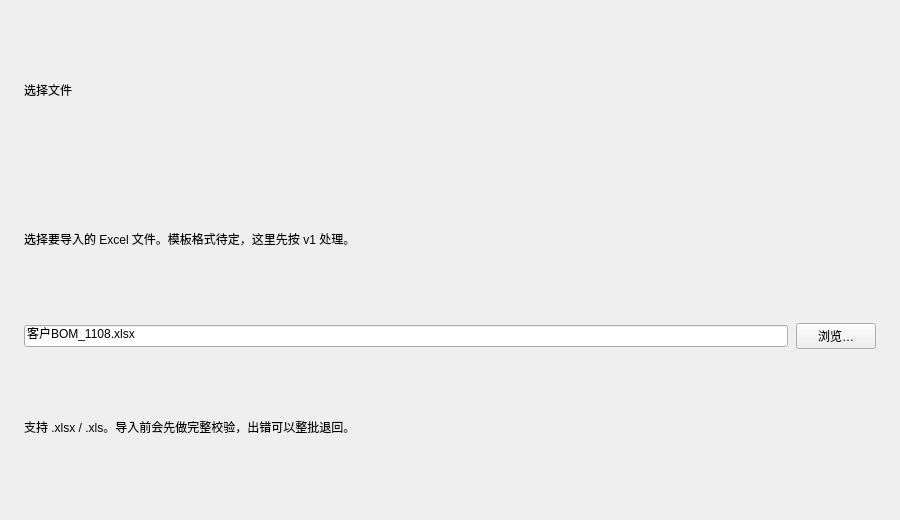
<?xml version="1.0" encoding="UTF-8"?>
<ui version="4.0">
 <class>WizardFilePage</class>
 <widget class="QWidget" name="WizardFilePage">
  <property name="geometry">
   <rect>
    <x>0</x>
    <y>0</y>
    <width>900</width>
    <height>520</height>
   </rect>
  </property>
  <layout class="QVBoxLayout" name="rootLayout">
   <property name="spacing">
    <number>8</number>
   </property>
   <property name="leftMargin">
    <number>24</number>
   </property>
   <property name="topMargin">
    <number>20</number>
   </property>
   <property name="rightMargin">
    <number>24</number>
   </property>
   <property name="bottomMargin">
    <number>16</number>
   </property>
   <item>
    <widget class="QLabel" name="title">
     <property name="kind" stdset="0">
      <string>h1</string>
     </property>
     <property name="text">
      <string>选择文件</string>
     </property>
    </widget>
   </item>
   <item>
    <widget class="QLabel" name="subtitle">
     <property name="kind" stdset="0">
      <string>muted</string>
     </property>
     <property name="text">
      <string>选择要导入的 Excel 文件。模板格式待定，这里先按 v1 处理。</string>
     </property>
    </widget>
   </item>
   <item>
    <spacer name="titleSpacer">
     <property name="orientation">
      <enum>Qt::Vertical</enum>
     </property>
     <property name="sizeType">
      <enum>QSizePolicy::Fixed</enum>
     </property>
     <property name="sizeHint" stdset="0">
      <size>
       <width>20</width>
       <height>6</height>
      </size>
     </property>
    </spacer>
   </item>
   <item>
    <layout class="QHBoxLayout" name="fileRow">
     <item>
      <widget class="QLineEdit" name="fileNameEdit">
       <property name="text">
        <string>客户BOM_1108.xlsx</string>
       </property>
      </widget>
     </item>
     <item>
      <widget class="QPushButton" name="btnBrowse">
       <property name="text">
        <string>浏览…</string>
       </property>
      </widget>
     </item>
    </layout>
   </item>
   <item>
    <widget class="QLabel" name="hintLabel">
     <property name="kind" stdset="0">
      <string>muted</string>
     </property>
     <property name="text">
      <string>支持 .xlsx / .xls。导入前会先做完整校验，出错可以整批退回。</string>
     </property>
    </widget>
   </item>
   <item>
    <spacer name="mainSpacer">
     <property name="orientation">
      <enum>Qt::Vertical</enum>
     </property>
    </spacer>
   </item>
  </layout>
 </widget>
 <resources/>
 <connections/>
</ui>
